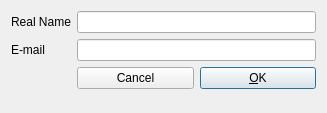
<?xml version="1.0" encoding="UTF-8"?>
<ui version="4.0">
 <class>EditIdentity</class>
 <widget class="QWidget" name="EditIdentity">
  <property name="geometry">
   <rect>
    <x>0</x>
    <y>0</y>
    <width>327</width>
    <height>113</height>
   </rect>
  </property>
  <property name="minimumSize">
   <size>
    <width>327</width>
    <height>113</height>
   </size>
  </property>
  <property name="maximumSize">
   <size>
    <width>327</width>
    <height>113</height>
   </size>
  </property>
  <property name="windowTitle">
   <string>Manage Identity</string>
  </property>
  <layout class="QFormLayout" name="formLayout">
   <property name="fieldGrowthPolicy">
    <enum>QFormLayout::AllNonFixedFieldsGrow</enum>
   </property>
   <item row="0" column="0">
    <widget class="QLabel" name="realNameLabel">
     <property name="text">
      <string>Real Name</string>
     </property>
    </widget>
   </item>
   <item row="0" column="1">
    <widget class="QLineEdit" name="realNameLineEdit"/>
   </item>
   <item row="1" column="0">
    <widget class="QLabel" name="emailLabel">
     <property name="text">
      <string>E-mail</string>
     </property>
    </widget>
   </item>
   <item row="1" column="1">
    <widget class="QLineEdit" name="emailLineEdit"/>
   </item>
   <item row="2" column="1">
    <layout class="QHBoxLayout" name="horizontalLayout">
     <item>
      <widget class="QPushButton" name="canceButton">
       <property name="text">
        <string>Cancel</string>
       </property>
      </widget>
     </item>
     <item>
      <widget class="QPushButton" name="okButton">
       <property name="text">
        <string>&amp;OK</string>
       </property>
       <property name="default">
        <bool>true</bool>
       </property>
      </widget>
     </item>
    </layout>
   </item>
  </layout>
 </widget>
 <resources/>
 <connections>
  <connection>
   <sender>canceButton</sender>
   <signal>clicked()</signal>
   <receiver>EditIdentity</receiver>
   <slot>close()</slot>
   <hints>
    <hint type="sourcelabel">
     <x>144</x>
     <y>123</y>
    </hint>
    <hint type="destinationlabel">
     <x>163</x>
     <y>74</y>
    </hint>
   </hints>
  </connection>
 </connections>
</ui>
